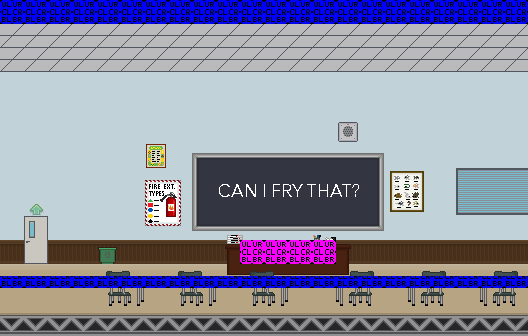

A 2D game scene composited from a Tiled map and its tileset images. What follows is a short description and the map's XML, with each tile layer's data collapsed to a summary:
An orthogonal 22x14 tile map with 24x24 px tiles, 6 tile layers (bg, walldecor, desk, tabletop, ...), 2 tilesets and 3 objects (door, info, cauldron).

<map version="1.0" orientation="orthogonal" width="22" height="14" tilewidth="24" tileheight="24">
 <properties>
  <property name="soundtrack" value="greendale-alt" />
 </properties>
 <tileset firstgid="1" name="greendale-classrooms" tilewidth="24" tileheight="24">
  <image source="../images/tilesets/greendale-classrooms.png" width="288" height="479" />
 </tileset>
 <tileset firstgid="229" name="collisions" tilewidth="24" tileheight="24">
  <image source="../images/tilesets/collisions.png" width="632" height="512" />
 </tileset>
 <layer name="bg" width="22" height="14">
  <data>[308 cells, 308 non-empty, 9 distinct tile ids]</data>
 </layer>
 <layer name="walldecor" width="22" height="14">
  <data>[308 cells, 51 non-empty, 21 distinct tile ids]</data>
 </layer>
 <layer name="desk" width="22" height="14">
  <data>[308 cells, 13 non-empty, 5 distinct tile ids]</data>
 </layer>
 <layer name="tabletop" width="22" height="14">
  <data>[308 cells, 18 non-empty, 18 distinct tile ids]</data>
 </layer>
 <layer name="seats" width="22" height="14">
  <properties>
   <property name="foreground" value="true" />
  </properties>
  <data>[308 cells, 24 non-empty, 4 distinct tile ids]</data>
 </layer>
 <layer name="collision" width="22" height="14">
  <data>[308 cells, 48 non-empty, 3 distinct tile ids]</data>
 </layer>
 <objectgroup name="nodes">
  <object name="main" type="door" x="23" y="216" width="24" height="60">
   <properties>
    <property name="level" value="class-hallway" />
    <property name="to" value="frythat" />
   </properties>
  </object>
  <object type="info" x="224" y="230" width="22" height="24">
   <properties>
    <property name="info" value="You see a stack of graded papers here...|Two each of toast and pancakes, add one banana. A+|A pancake, three each of car keys and bubblegum. Gold star!|One banana, half-dozen sticks of gum, half that of keys. Excellent!|One each of the materials covered in class. A+++, automatic pass!|...|There also appear to be red scribbles and 'NO!' scrawled all over papers that mention fries." />
   </properties>
  </object>
  <object name="fryer" type="cauldron" x="273" y="222" width="24" height="24">
   <properties>
    <property name="message" value="fry that" />
   </properties>
  </object>
 </objectgroup>
</map>
